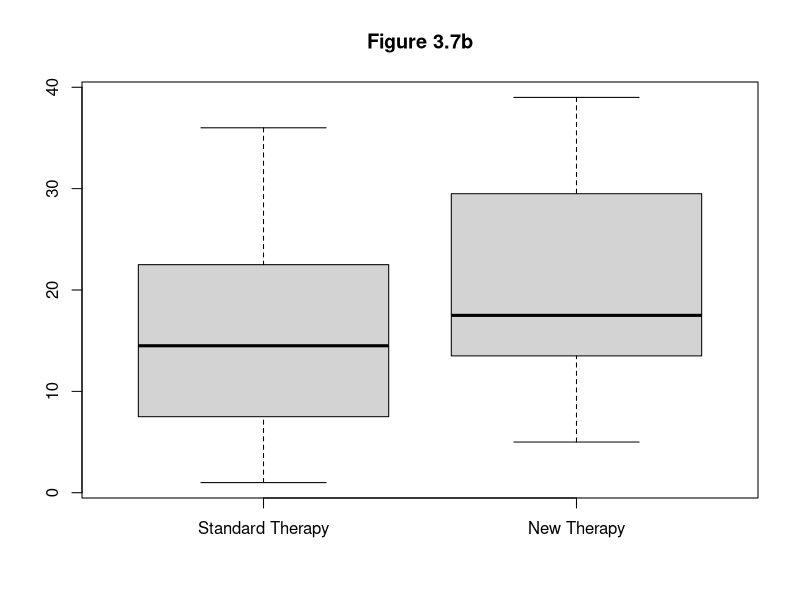

The R script that drew this image:
standardTherapy <- c(4, 15, 24, 10, 1, 27, 31, 14, 2, 16, 
                     32, 7, 13, 36, 29, 6, 12, 18, 14, 15, 
                     18, 6, 13, 21, 20, 8, 3, 24)
newTherapy <- c(5, 20, 29, 15, 7, 32, 36, 17, 15, 19, 35, 
                10 ,16, 39, 27, 14, 10, 16, 12, 13, 16, 9, 
                18, 33, 30 ,29, 31, 27)
therapyBoxPlot <- boxplot(standardTherapy, newTherapy, 
                          names = c("Standard Therapy", "New Therapy"),
                          main = "Figure 3.7b")
print(therapyBoxPlot)